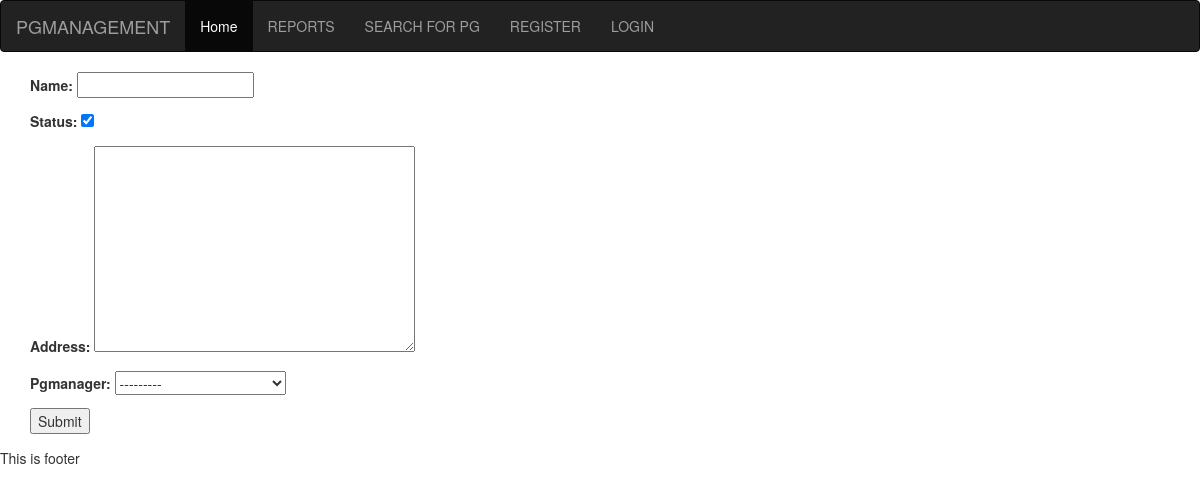
Before: /pg_create/ with the older database file.
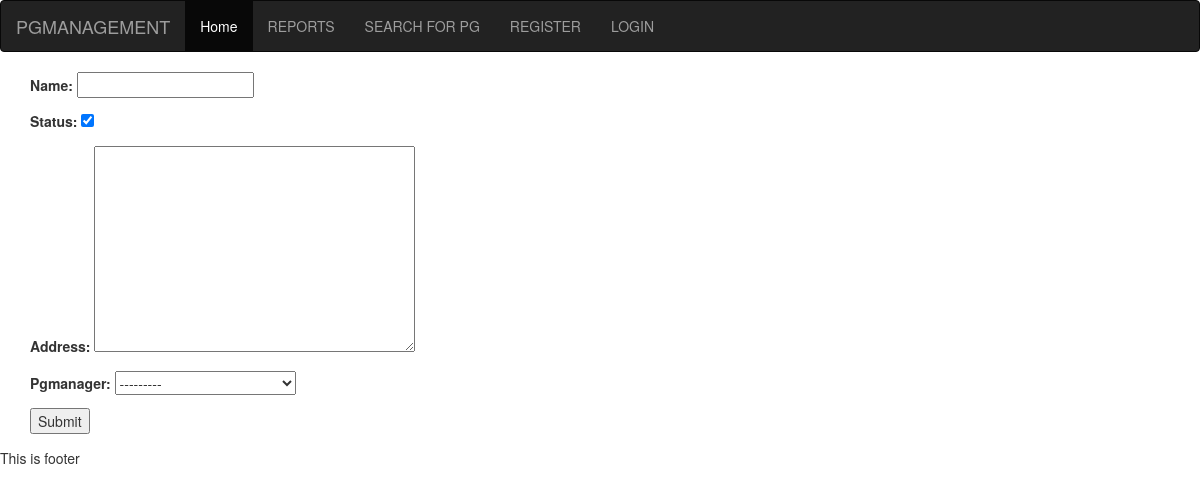
After: the same page with the newer database file.
### pgmanager/models.py (models this page shows)
class AbstractPGManager(models.Model):
	name=models.CharField(max_length=60,
		validators=[namevalidation])
	status = models.BooleanField(default=True)
	class Meta:
		abstract=True

class PGManager(AbstractPGManager):
	gender_choices = [('M',"Male"),
						("F","Female")]
	gender=models.CharField(choices=gender_choices,
		max_length=2)
	cell = models.CharField(max_length=14,
		validators=[cellvalidation], unique=True)
	email = models.EmailField(unique=True)
	def __str__(self):
		return "%s, %s"%(self.name,self.cell)

### pgmanager/templates/pgmanager/pg_form.html (shortened to what this page needs)
{% extends 'pgmanager/base.html'%}
{% block content %}
<form method="post">
	{{ form.as_p}}
<input type="submit" name="">
</form>
{% endblock %}

Changed rows visible on the page:
added PGManager: status "☑"
